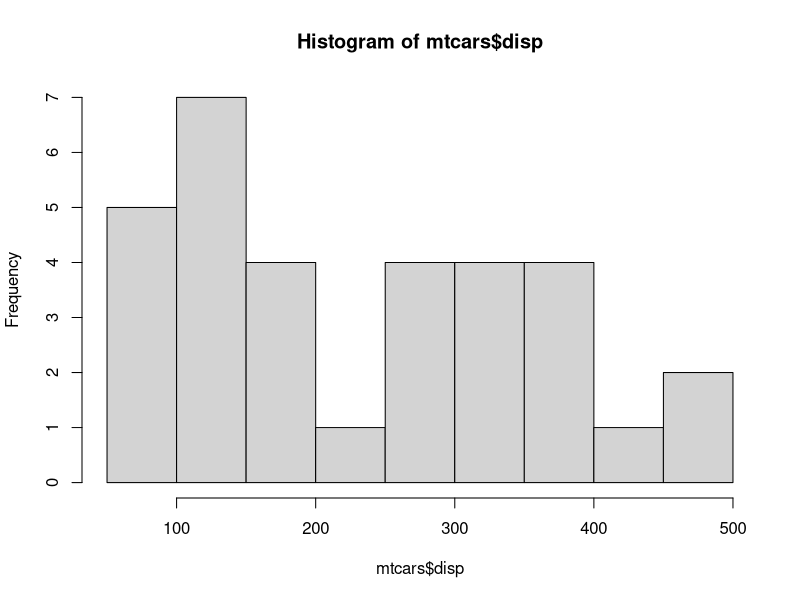
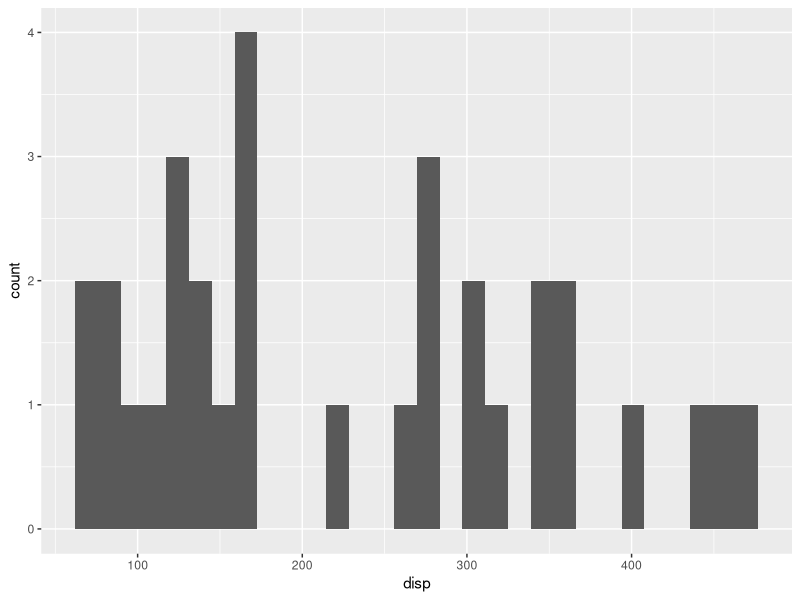
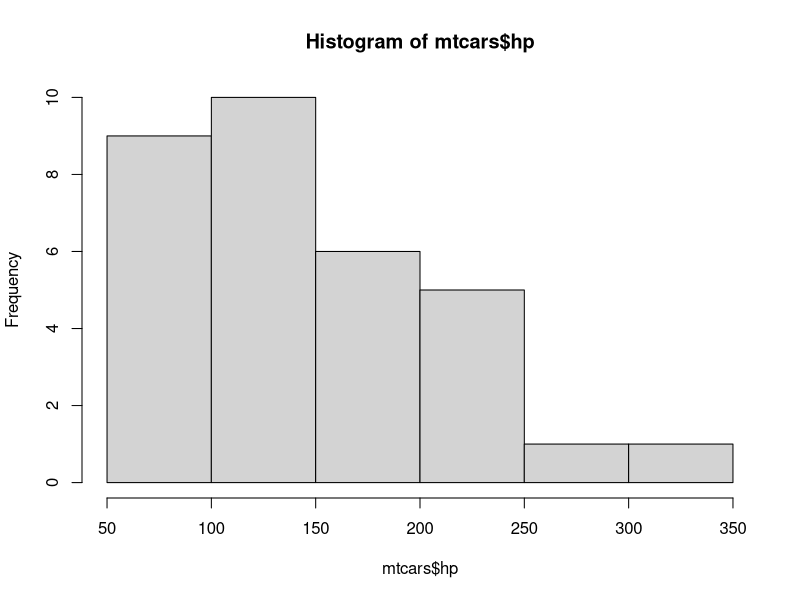
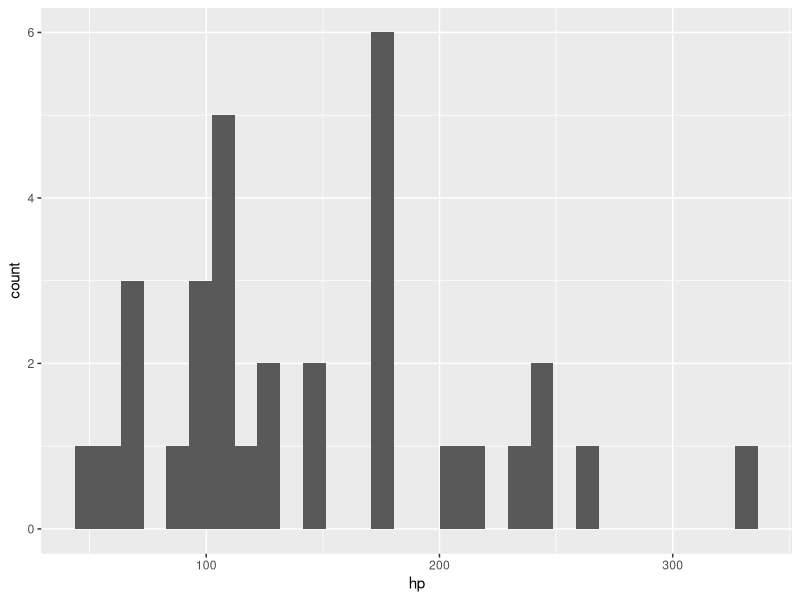
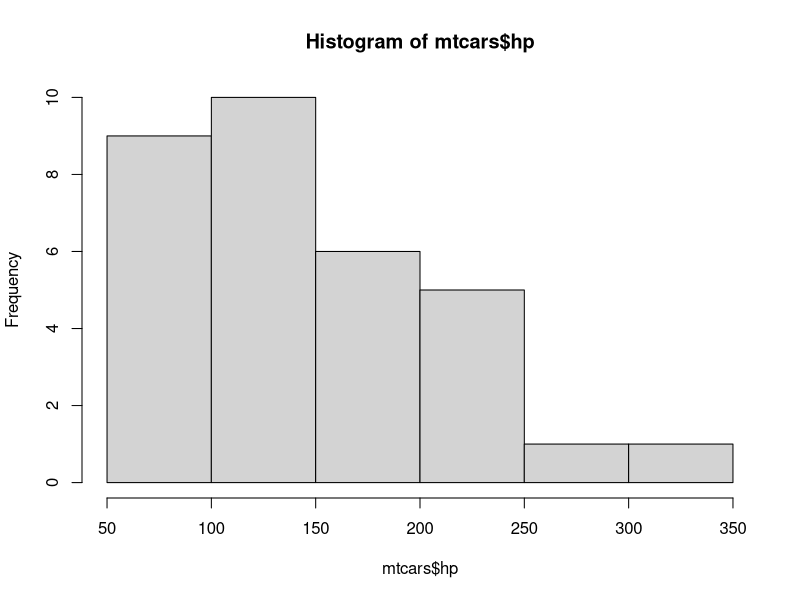
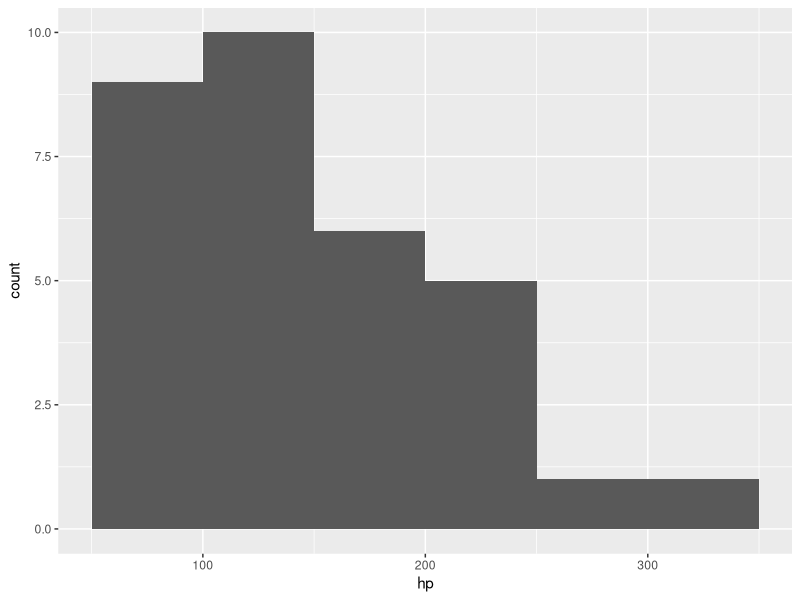
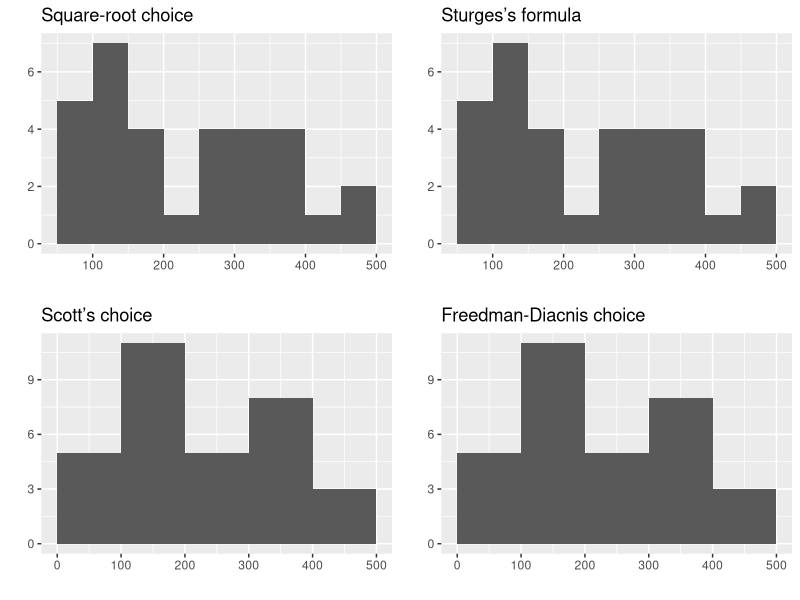
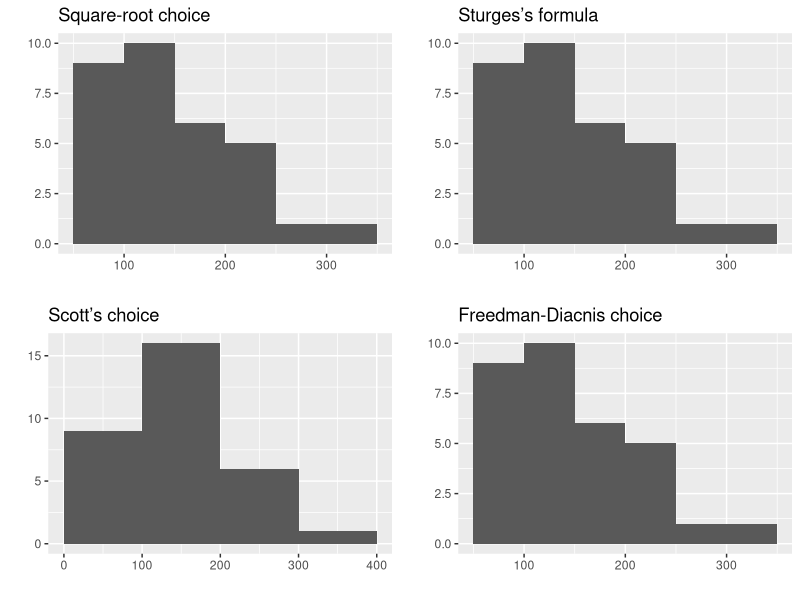

Source code (R) for these figures, in order:
## ---- chunk 1

## ---- chunk 2
knitr::opts_chunk$set(echo = TRUE)

require(tidyverse)
require(gridExtra)
require(DT)
require(knitr)

tidyverse::tidyverse_conflicts()

class <- c("display cell-border compact")
style <- ifelse(!interactive(), c("bootstrap"), c("default"))
## ---- chunk 3
hist(mtcars$disp)
## ---- chunk 4
mtcars %>% 
  ggplot2::ggplot(aes(x = disp)) +
    geom_histogram()
## ---- chunk 5
hist(mtcars$hp)
## ---- chunk 6
mtcars %>% 
  ggplot2::ggplot(aes(x = hp)) +
    geom_histogram()
## ---- chunk 7
hist(mtcars$hp)
mtcars %>% 
  ggplot2::ggplot(aes(x = hp)) +
    geom_histogram(breaks = pretty(mtcars$hp,
                                   n = nclass.Sturges(mtcars$hp)))
## ---- chunk 8
disp <- mtcars$disp
hp <- mtcars$hp
## ---- chunk 9
x <- mtcars$disp
## ---- chunk 10
x <- mtcars$disp

n <- round(sqrt(length(x)))
gg_src <- as.data.frame(x) %>% 
  ggplot2::ggplot(aes(x = x)) +
    ggplot2::geom_histogram(breaks = pretty(x, n)) +
    ggplot2::labs(title = "Square-root choice", x = "", y = "")

n <- nclass.Sturges(x)
gg_sf <- as.data.frame(x) %>% 
  ggplot2::ggplot(aes(x = x)) +
    ggplot2::geom_histogram(breaks = pretty(x, n)) +
    ggplot2::labs(title = "Sturges’s formula", x = "", y = "")

n <- nclass.scott(x)
gg_sc <- as.data.frame(x) %>% 
  ggplot2::ggplot(aes(x = x)) +
    ggplot2::geom_histogram(breaks = pretty(x, n)) +
    ggplot2::labs(title = "Scott’s choice", x = "", y = "")

n <- nclass.FD(x)
gg_fdc <- as.data.frame(x) %>% 
  ggplot2::ggplot(aes(x = x)) +
    ggplot2::geom_histogram(breaks = pretty(x, n)) +
    ggplot2::labs(title = "Freedman-Diacnis choice", x = "", y = "")

gridExtra::grid.arrange(gg_src, gg_sf, gg_sc, gg_fdc)
## ---- chunk 11
x <- mtcars$hp

n <- round(sqrt(length(x)))
gg_src <- as.data.frame(x) %>% 
  ggplot2::ggplot(aes(x = x)) +
    ggplot2::geom_histogram(breaks = pretty(x, n)) +
    ggplot2::labs(title = "Square-root choice", x = "", y = "")

n <- nclass.Sturges(x)
gg_sf <- as.data.frame(x) %>% 
  ggplot2::ggplot(aes(x = x)) +
    ggplot2::geom_histogram(breaks = pretty(x, n)) +
    ggplot2::labs(title = "Sturges’s formula", x = "", y = "")

n <- nclass.scott(x)
gg_sc <- as.data.frame(x) %>% 
  ggplot2::ggplot(aes(x = x)) +
    ggplot2::geom_histogram(breaks = pretty(x, n)) +
    ggplot2::labs(title = "Scott’s choice", x = "", y = "")

n <- nclass.FD(x)
gg_fdc <- as.data.frame(x) %>% 
  ggplot2::ggplot(aes(x = x)) +
    ggplot2::geom_histogram(breaks = pretty(x, n)) +
    ggplot2::labs(title = "Freedman-Diacnis choice", x = "", y = "")

gridExtra::grid.arrange(gg_src, gg_sf, gg_sc, gg_fdc)
## ---- chunk 12
x <- iris$Sepal.Length
## ---- chunk 13
x <- iris$Sepal.Width
## ---- chunk 14
x <- iris$Petal.Length
## ---- chunk 15
x <- iris$Petal.Width
## ---- chunk 16
x <- iris$Petal.Length

n <- round(sqrt(length(x)))
gg_src <- as.data.frame(x) %>% 
  ggplot2::ggplot(aes(x = x)) +
    ggplot2::geom_histogram(breaks = pretty(x, n)) +
    ggplot2::labs(title = "Square-root choice", x = "", y = "")

n <- nclass.Sturges(x)
gg_sf <- as.data.frame(x) %>% 
  ggplot2::ggplot(aes(x = x)) +
    ggplot2::geom_histogram(breaks = pretty(x, n)) +
    ggplot2::labs(title = "Sturges’s formula", x = "", y = "")

n <- nclass.scott(x)
gg_sc <- as.data.frame(x) %>% 
  ggplot2::ggplot(aes(x = x)) +
    ggplot2::geom_histogram(breaks = pretty(x, n)) +
    ggplot2::labs(title = "Scott’s choice", x = "", y = "")

n <- nclass.FD(x)
gg_fdc <- as.data.frame(x) %>% 
  ggplot2::ggplot(aes(x = x)) +
    ggplot2::geom_histogram(breaks = pretty(x, n)) +
    ggplot2::labs(title = "Freedman-Diacnis choice", x = "", y = "")

gridExtra::grid.arrange(gg_src, gg_sf, gg_sc, gg_fdc)
## ---- chunk 17
